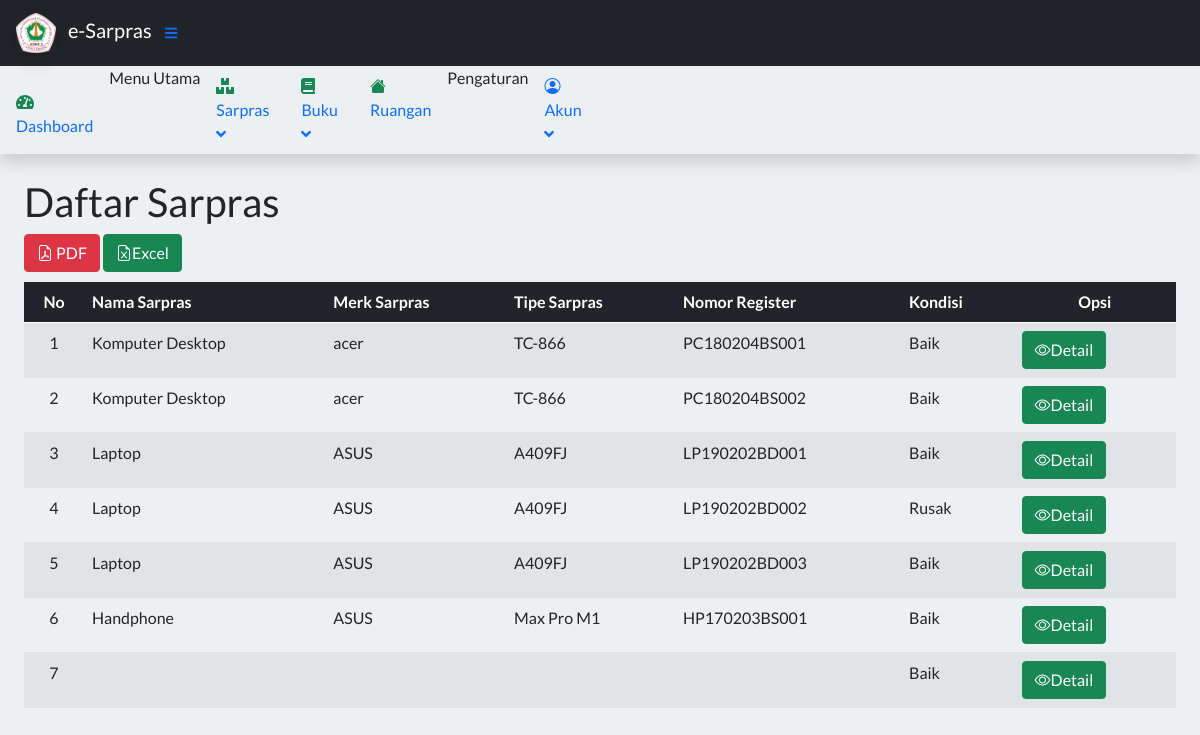
The app's page /index.php?page=DaftarBarang (signed in), older data.
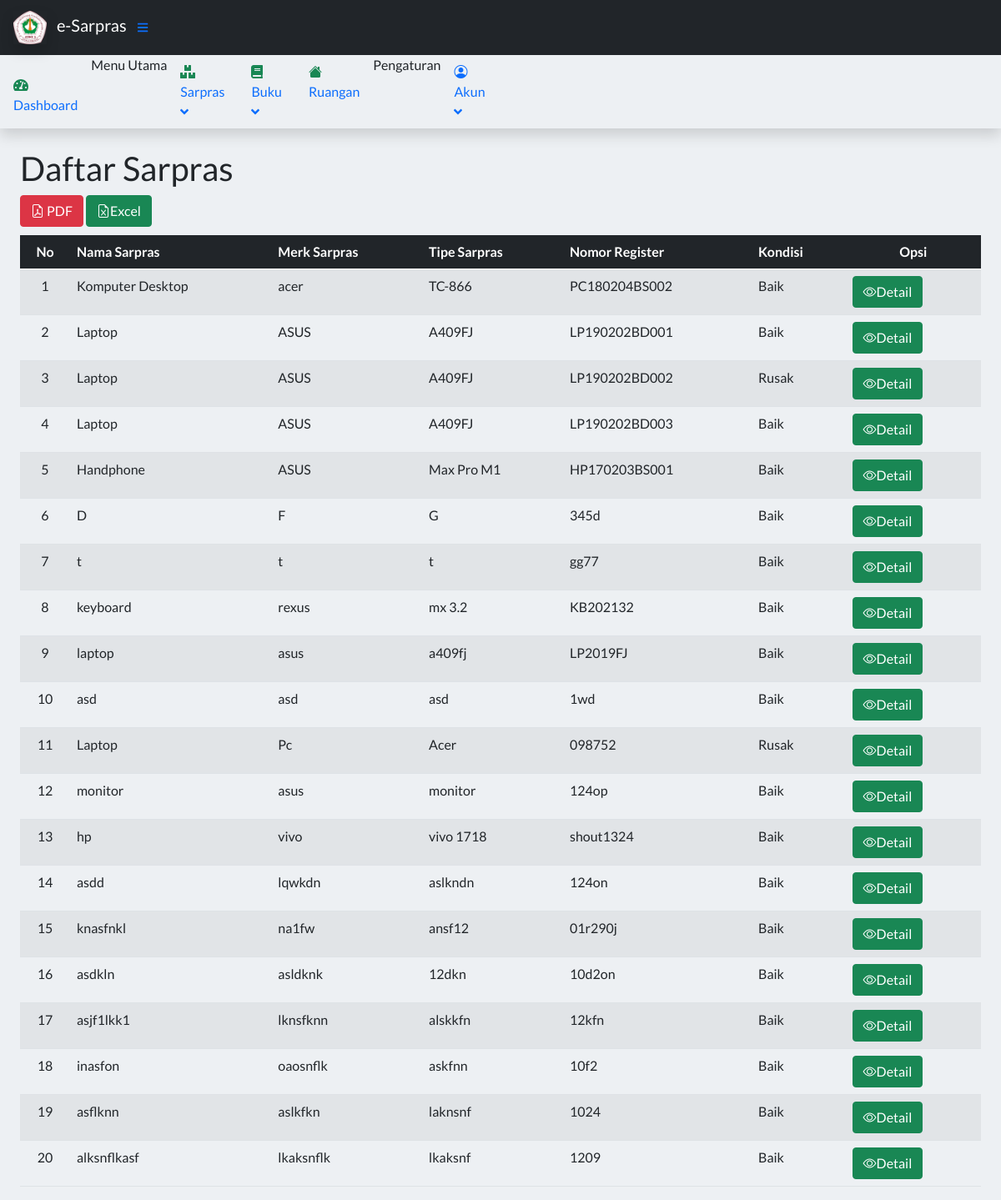
The same page, newer data.
### tables this page shows
CREATE TABLE `tbarang` (
  `idAset` int(11) NOT NULL,
  `namaBarang` varchar(50) NOT NULL,
  `fotoBarang` varchar(255) DEFAULT 'box-seam.svg',
  `merkBarang` varchar(30) DEFAULT NULL,
  `tipeBarang` varchar(30) NOT NULL,
  `nomorRegister` varchar(30) DEFAULT NULL,
  `hargaSatuan` int(20) DEFAULT 0,
  `tahunPembelian` int(4) DEFAULT NULL,
  `sumberDana` enum('BOS','BOSDA') DEFAULT NULL,
  `kondisiBarang` enum('Baik','Rusak') NOT NULL,
  `linkRuangan` int(11) NOT NULL,
  `isDeleted` tinyint(1) NOT NULL DEFAULT 0
);

### config/connect.php (called while the page is built)
<?php
    $db = mysqli_connect('localhost', 'root', '', 'inventorymanagement');
    function querySql($query)
        {
        global $db;
        $item = mysqli_query($db, $query);
        $items = [];
        while ($row = mysqli_fetch_assoc($item)) {
            $items[] = $row;
            }
        return $items;
        }

### contents/Barang/daftarbarang.php (the view)
<?php
    require_once 'config/connect.php';
    $barang = querySql("SELECT * FROM tbarang WHERE isDeleted=0");
    ?>
<main>
    <div class="container-fluid px-4">
        <h1 class="mt-4">Daftar Sarpras</h1>
         <div style="margin-bottom: 10px">
        <a href="config/barangpdf/pdf.php" class="btn btn-danger bi bi-file-earmark-pdf" target="_blank"> PDF</a>
        <a href="config/repotdataSarpras.php" class="btn btn-success bi bi-file-earmark-excel" target="_blank">Excel</a>
    </div>
          <div class="mb-2">
<table id="example" class="table caption-top table-striped" class="display nowrap table-striped table-bordered table" style="width:100%">
            <thead class="table-dark">
                <tr>
                    <th class="text-md-center align-middle">No</th>
                    <th class=" align-middle">Nama Sarpras</th>
                    <th class=" align-middle">Merk Sarpras</th>
                    <th class=" align-middle">Tipe Sarpras</th>
                    <th class=" align-middle">Nomor Register</th>
                    <th class=" align-middle">Kondisi</th>
                    <th class="text-md-center align-middle">Opsi</th>
                </tr>
            </thead>
            <tbody class="">
                <?php $i = 1;?>
                <?php foreach($barang as $item) : ?>
                    <tr>
                        <td class="text-md-center"><?= $i ?></td>
                        <td class=""><?= $item["namaBarang"]; ?></td>
                        <td class=""><?= $item["merkBarang"]; ?></td>
                        <td class=""><?= $item["tipeBarang"]; ?></td>
                        <td class=""><?= $item["nomorRegister"]; ?></td>
                        <td class=""><?= $item["kondisiBarang"]; ?></td>
                        <td>
                                <a href="index.php?page=DetailBarang&id=<?= $item ['idAset']; ?>"class="btn btn-success" ><i class='bi bi-eye'></i>Detail</a>
                        </td>
                    </tr>
                    <?php $i++ ?>
                <?php endforeach; ?>
            </tbody>
        </table>
    </div>
</main>

Row changes from the older to the newer data that the page shows:
no longer on this page (row edited): tbarang: namaBarang "Komputer Desktop", merkBarang "acer", tipeBarang "TC-866", nomorRegister "PC180204BS001", kondisiBarang "Baik"
no longer on this page (row edited): tbarang: kondisiBarang "Baik"
added tbarang: namaBarang "D", merkBarang "F", tipeBarang "G", nomorRegister "345d", kondisiBarang "Baik"
added tbarang: namaBarang "t", merkBarang "t", tipeBarang "t", nomorRegister "gg77", kondisiBarang "Baik"
added tbarang: namaBarang "keyboard", merkBarang "rexus", tipeBarang "mx 3.2", nomorRegister "KB202132", kondisiBarang "Baik"
added tbarang: namaBarang "laptop", merkBarang "asus", tipeBarang "a409fj", nomorRegister "LP2019FJ", kondisiBarang "Baik"
added tbarang: namaBarang "asd", merkBarang "asd", tipeBarang "asd", nomorRegister "1wd", kondisiBarang "Baik"
added tbarang: namaBarang "Laptop", merkBarang "Pc", tipeBarang "Acer", nomorRegister "098752", kondisiBarang "Rusak"
added tbarang: namaBarang "monitor", merkBarang "asus", tipeBarang "monitor", nomorRegister "124op", kondisiBarang "Baik"
added tbarang: namaBarang "hp", merkBarang "vivo", tipeBarang "vivo 1718", nomorRegister "shout1324", kondisiBarang "Baik"
added tbarang: namaBarang "asdd", merkBarang "lqwkdn", tipeBarang "aslkndn", nomorRegister "124on", kondisiBarang "Baik"
added tbarang: namaBarang "knasfnkl", merkBarang "na1fw", tipeBarang "ansf12", nomorRegister "01r290j", kondisiBarang "Baik"
added tbarang: namaBarang "asdkln", merkBarang "asldknk", tipeBarang "12dkn", nomorRegister "10d2on", kondisiBarang "Baik"
added tbarang: namaBarang "asjf1lkk1", merkBarang "lknsfknn", tipeBarang "alskkfn", nomorRegister "12kfn", kondisiBarang "Baik"
added tbarang: namaBarang "inasfon", merkBarang "oaosnflk", tipeBarang "askfnn", nomorRegister "10f2", kondisiBarang "Baik"
added tbarang: namaBarang "asflknn", merkBarang "aslkfkn", tipeBarang "laknsnf", nomorRegister "1024", kondisiBarang "Baik"
added tbarang: namaBarang "alksnflkasf", merkBarang "lkaksnflk", tipeBarang "lkaksnf", nomorRegister "1209", kondisiBarang "Baik"
